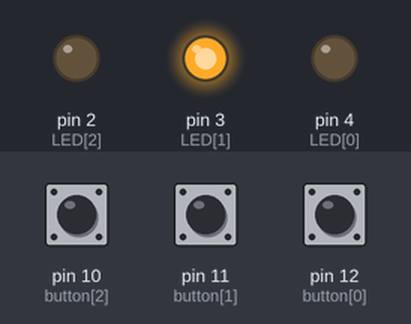
Bench run of a sketch on a simulated Arduino Uno, built with avr-gcc and run on an emulated ATmega328P. Shown: output pins drawn as LEDs (lit = HIGH). Dashed ring = blinking. Inputs (shaded band) come from the test bench; at power-on: pin 10 (button[2]) HIGH, pin 12 (button[0]) LOW, pin 11 (button[1]) LOW.

Above: at 1.3 s.
1.4 s: pin 10 (button[2]) pulled LOW for 0.3 s
At 3.8 s:
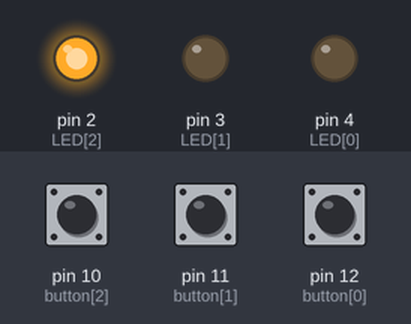
4.7 s: pin 12 (button[0]) pulled HIGH for 1 s
At 7.4 s:
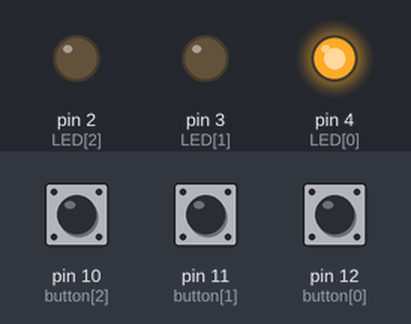
8.2 s: pin 11 (button[1]) pulled HIGH for 0.3 s
10.0 s: pin 11 (button[1]) pulled HIGH for 3.2 s
At 12.2 s:
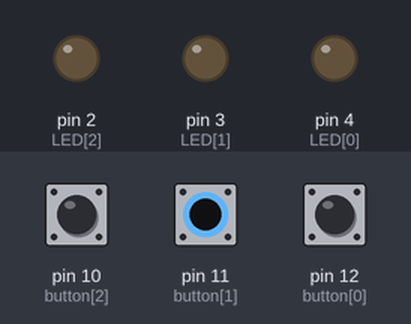
14.7 s: pin 10 (button[2]) pulled LOW for 3.2 s
At 14.83 s:
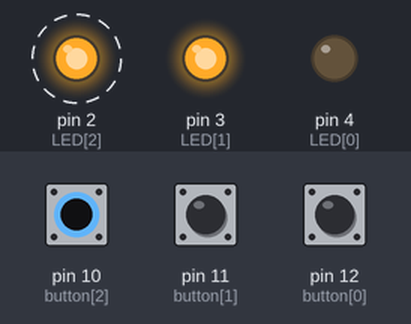
19.4 s: pin 10 (button[2]) driven LOW and pin 12 (button[0]) driven HIGH
At 21.88 s:
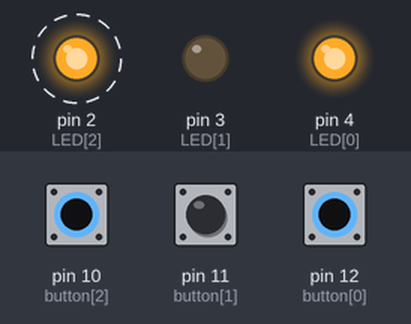
Timing chart, 0 to 23.4 s (numbered marks = the images above; inputs shaded):
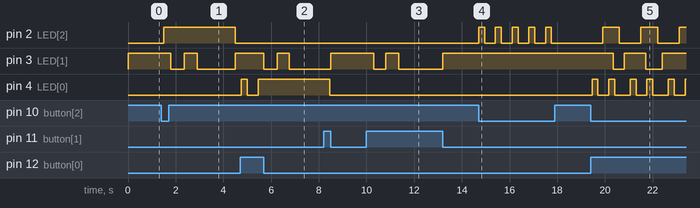

Measured:
- after the input at 1.4 s, pin 2 (LED[2]): LOW → HIGH after 0.10 s, → LOW 3.0 s later; pin 3 (LED[1]): HIGH → LOW after 0.40 s, → HIGH 0.55 s later, → LOW 0.55 s later, → HIGH 1.6 s later
- after the input at 4.7 s, pin 3 (LED[1]): HIGH → LOW after 1.0 s, → HIGH 0.55 s later, → LOW 0.50 s later; pin 4 (LED[0]): LOW → HIGH after 0.05 s, → LOW 0.25 s later, → HIGH 0.45 s later
- after the input at 10.0 s, pin 3 (LED[1]): HIGH → LOW after 0.31 s, → HIGH 0.50 s later, → LOW 0.55 s later, → HIGH 1.9 s later
- after the input at 14.7 s, pin 2 (LED[2]): alternates HIGH for 0.25 s and LOW for 0.45 s, 10 changes in all, then stays LOW, starting at once
- after the input at 19.4 s, pin 2 (LED[2]): alternates HIGH for 0.70 s and LOW for 0.90 s, starting after 0.51 s; pin 3 (LED[1]): HIGH → LOW after 0.96 s, → HIGH 0.45 s later, → LOW 0.90 s later, → HIGH 0.70 s later; pin 4 (LED[0]): LOW → HIGH after 0.06 s, then repeats every 1.6 s: LOW 0.45 s, HIGH 0.25 s, LOW 0.65 s, HIGH 0.25 s

The sketch:

As_5.ino
```cpp
int button[] = {12,11,10};
              //12(R),11(Y),10(G)
int LED[] = {4,3,2};
           //4(R),3(Y),2(G)
// button 12 = PD button 12 = PU button 10 = IPU

int  timeR = 0 , timeG = 0, timeY = 0 ,swY = 0 ;

void setup()
{
  Serial.begin(9600);
  for(int i=0 ; i<=2 ;i+=1)
  {
    pinMode(LED[i],OUTPUT);
    pinMode(button[i],INPUT);
  }
  pinMode(button[2],INPUT_PULLUP);
}
void loop()
{
  int timePG = millis(); //Program_start (ตัววิ่ง)
   Red(timePG);
   Green(timePG);
   Yellow(timePG);
   delay(50);
}


  void Red(int timePG) // กดแดงติด 3 วิ (PULLDOWN)
{
   if ((digitalRead(button[0]) == 1 )) //ติด
  {
    digitalWrite(LED[0], !digitalRead(LED[0]));
    timeR = millis();
    delay(200);
  }
  else if (timePG - timeR > 3000) //ดับ
  {
     digitalWrite(LED[0], 0);
     timeR =0 ;
  }
}

  void Green(int timePG) // กดเขียวติด 3 วิ (PULLUP)
{
  if (((digitalRead(button[2])) == 0 && (digitalRead(LED[0]) == 0))) //เขียวจะติดได้3วิเมื่อแดงดับ
  {
    digitalWrite(LED[2], !digitalRead(LED[2]) );
    timeG = millis();
    delay(200);
  }
  else if (timePG - timeG > 3000) //ดับ
  {
    digitalWrite(LED[2], 0);
    timeG = 0;
  }
}

void Yellow(int timePG)
{
  if ((digitalRead(button[1]) == 0) && (digitalRead(LED[0]) == 0) && (digitalRead(LED[2]) == 0)) //เหลืองติดกระพริบ 2ครั้ง ใน 2 วิ
  {
    digitalWrite(LED[1], 1);
    swY = millis();
    timeY = millis();
    delay(200);

  }
  else if( (timePG - timeY < 2000) && (timeY !=0) )
  {
    if( timePG - swY > 500)
    {
      digitalWrite(LED[1], ! digitalRead(LED[1]));
      swY = millis();

     }
  }
  else if (timePG - timeY > 2000 && (timeY !=0))
  {
     digitalWrite(LED[1], 0);
     timeY = 0;
   }


}
```
